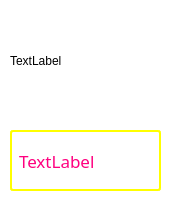
<?xml version="1.0" encoding="UTF-8"?>
<ui version="4.0">
 <class>RoomDetail</class>
 <widget class="QWidget" name="RoomDetail">
  <property name="geometry">
   <rect>
    <x>0</x>
    <y>0</y>
    <width>179</width>
    <height>197</height>
   </rect>
  </property>
  <property name="windowTitle">
   <string>Form</string>
  </property>
  <property name="styleSheet">
   <string notr="true">background: transparent;</string>
  </property>
  <widget class="QLabel" name="label_roompic">
   <property name="geometry">
    <rect>
     <x>10</x>
     <y>0</y>
     <width>141</width>
     <height>121</height>
    </rect>
   </property>
   <property name="styleSheet">
    <string notr="true">background-color: rgba(0, 0, 0, 0);</string>
   </property>
   <property name="text">
    <string>TextLabel</string>
   </property>
  </widget>
  <widget class="QLabel" name="label_roomword">
   <property name="geometry">
    <rect>
     <x>10</x>
     <y>130</y>
     <width>151</width>
     <height>61</height>
    </rect>
   </property>
   <property name="font">
    <font>
     <family>楷体</family>
     <pointsize>13</pointsize>
     <weight>50</weight>
     <italic>false</italic>
     <bold>false</bold>
    </font>
   </property>
   <property name="styleSheet">
    <string notr="true">color: #ff007f;
border: 2px solid #ffff00;
font: 13pt &quot;楷体&quot;;
border-radius: 3px;
padding: 3px;
background: qradialgradient(cx: 0.3, cy: -0.4,
fx: 0.3, fy: -0.4,
radius: 1.63, stop: 0 #00ffff, stop: 1 #aaffff);
min-width: 80px;</string>
   </property>
   <property name="text">
    <string>TextLabel</string>
   </property>
  </widget>
 </widget>
 <resources/>
 <connections/>
</ui>
